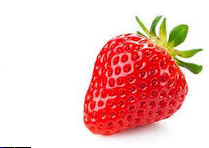
#> input picture Strawberry.bmp, 209 x 148 px, found by its file name
$ python 'Group - Assignment.py'
#> lines starting #> are read from the running program, lines starting #| are printed output that depends on the picture; after the words box and inside, x2 and y2 are one past the last pixel; in counts of white or black regions, pixels touching at a corner belong together
#> further down, image is the input picture: shape (148, 209, 3); mean B, G, R 192.8, 197.1, 241
import cv2
import numpy as np

# [27 lines of commented-out code are left out]
def preprocess_image(image):
    # Convert to grayscale image
    gray = cv2.cvtColor(image, cv2.COLOR_BGR2GRAY)
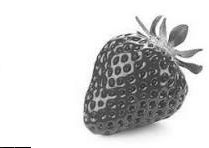
#> gray: shape (148, 209); min 0, max 255, mean 209.7

    # The denoising process is complete
    blurred = cv2.GaussianBlur(gray, (5, 5), 0)
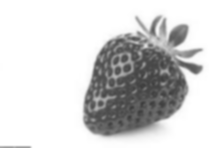
#> blurred: shape (148, 209); min 61, max 255, mean 209.8

    # Binarization processing
    _, binary = cv2.threshold(blurred, 150, 255, cv2.THRESH_BINARY)
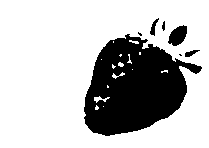
#> binary: shape (148, 209); 74.4% white; 7 black regions (2 under 20 px), largest, box (x1, y1, x2, y2) and area: (84, 34, 202, 136) 7489, (168, 25, 187, 46) 266, (150, 18, 159, 36) 65, (185, 50, 200, 57) 55, (162, 21, 165, 31) 22

    # Edge detection
    edges = cv2.Canny(blurred, 100, 200) # Canny edge detection
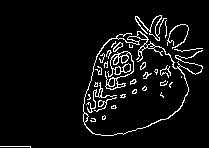
#> edges: shape (148, 209); 6% white in thin lines or dots, all inside (x1, y1, x2, y2) = (0, 15, 203, 148)

    # Morphological processing: closed operation
    kernel = np.ones((5, 5), np.uint8)
    closing = cv2.morphologyEx(edges, cv2.MORPH_CLOSE, kernel)
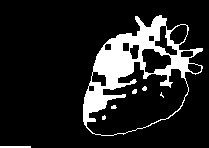
#> closing: shape (148, 209); 13.6% white; 7 white regions (4 under 20 px)

    # Find the outline
    contours, _ = cv2.findContours(closing, cv2.RETR_EXTERNAL, cv2.CHAIN_APPROX_SIMPLE)
#> contours = 2 contours; box (x1, y1, x2, y2) and area: (83, 15, 203, 136) 9317, (0, 146, 31, 148) 30

    # Delineate
    cv2.drawContours(image, contours, -1, (0, 255, 0), 2)
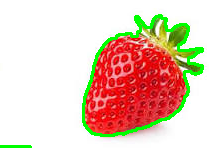
#> image: shape (148, 209, 3); 5.59% of pixels changed, all inside (x1, y1, x2, y2) = (0, 14, 204, 148)

    # Resize
    resized_image = cv2.resize(image, (400, 400))
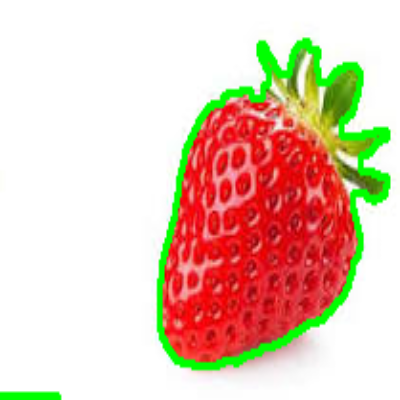
#> resized_image: shape (400, 400, 3); mean B, G, R 184, 201.3, 229.2

    return closing, contours, resized_image


if __name__ == "__main__":
    # # Capture image
    # image = capture_image()
    image=cv2.imread('CV\Group - Assignment\Strawberry.bmp')
    if image is not None:
        # Image preprocessing
        processed_image, contours, resized_image = preprocess_image(image)

        # Display processing result
        cv2.imshow('Processed Image', processed_image)
        cv2.imshow('Resized Image', resized_image)

        # Press 'ESC' to exit
        cv2.waitKey(0)
        cv2.destroyAllWindows()
    else:
        print("Unable to capture image")
